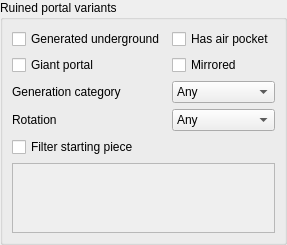
         <widget class="QWidget" name="pagePortal">
          <layout class="QGridLayout" name="gridLayoutPortal">
           <property name="leftMargin">
            <number>0</number>
           </property>
           <property name="topMargin">
            <number>0</number>
           </property>
           <property name="rightMargin">
            <number>0</number>
           </property>
           <property name="bottomMargin">
            <number>0</number>
           </property>
           <item row="0" column="0">
            <widget class="QGroupBox" name="groupBoxPortal">
             <property name="title">
              <string>Ruined portal variants</string>
              </property>
              <layout class="QGridLayout" name="gridLayoutPortal2">
               <item row="0" column="0">
                <widget class="QCheckBox" name="checkPortalUnderground">
                 <property name="toolTip">
                  <string>Partially checked: required; checked: forbidden; unchecked: ignored.</string>
                 </property>
                 <property name="text">
                  <string>Generated underground</string>
                 </property>
                 <property name="tristate">
                  <bool>true</bool>
                 </property>
                </widget>
               </item>
               <item row="0" column="1">
                <widget class="QCheckBox" name="checkPortalAirpocket">
                 <property name="toolTip">
                  <string>Partially checked: required; checked: forbidden; unchecked: ignored.</string>
                 </property>
                 <property name="text">
                  <string>Has air pocket</string>
                 </property>
                 <property name="tristate">
                  <bool>true</bool>
                 </property>
                </widget>
               </item>
               <item row="1" column="0">
                <widget class="QCheckBox" name="checkPortalGiant">
                 <property name="toolTip">
                  <string>Partially checked: required; checked: forbidden; unchecked: ignored.</string>
                 </property>
                 <property name="text">
                  <string>Giant portal</string>
                 </property>
                 <property name="tristate">
                  <bool>true</bool>
                 </property>
                </widget>
               </item>
               <item row="1" column="1">
                <widget class="QCheckBox" name="checkPortalMirrored">
                 <property name="toolTip">
                  <string>Partially checked: required; checked: forbidden; unchecked: ignored.</string>
                 </property>
                 <property name="text">
                  <string>Mirrored</string>
                 </property>
                 <property name="tristate">
                  <bool>true</bool>
                 </property>
                </widget>
               </item>
               <item row="2" column="0">
                <widget class="QLabel" name="labelPortalCategory">
                 <property name="text">
                  <string>Generation category</string>
                 </property>
                </widget>
               </item>
               <item row="2" column="1">
                <widget class="QComboBox" name="comboPortalCategory">
                 <item>
                  <property name="text">
                   <string>Any</string>
                  </property>
                 </item>
                 <item>
                  <property name="text">
                   <string>Standard</string>
                  </property>
                 </item>
                 <item>
                  <property name="text">
                   <string>Desert</string>
                  </property>
                 </item>
                 <item>
                  <property name="text">
                   <string>Jungle</string>
                  </property>
                 </item>
                 <item>
                  <property name="text">
                   <string>Swamp</string>
                  </property>
                 </item>
                 <item>
                  <property name="text">
                   <string>Mountain</string>
                  </property>
                 </item>
                 <item>
                  <property name="text">
                   <string>Ocean</string>
                  </property>
                 </item>
                 <item>
                  <property name="text">
                   <string>Nether</string>
                  </property>
                 </item>
                </widget>
               </item>
               <item row="3" column="0">
                <widget class="QLabel" name="labelPortalRotation">
                 <property name="text">
                  <string>Rotation</string>
                 </property>
                </widget>
               </item>
               <item row="3" column="1">
                <widget class="QComboBox" name="comboPortalRotation">
                 <item>
                  <property name="text">
                   <string>Any</string>
                  </property>
                 </item>
                 <item>
                  <property name="text">
                   <string>0°</string>
                  </property>
                 </item>
                 <item>
                  <property name="text">
                   <string>90°</string>
                  </property>
                 </item>
                 <item>
                  <property name="text">
                   <string>180°</string>
                  </property>
                 </item>
                 <item>
                  <property name="text">
                   <string>270°</string>
                  </property>
                 </item>
                </widget>
               </item>
               <item row="4" column="0" colspan="2">
                <widget class="QCheckBox" name="checkStartPortal">
                 <property name="toolTip">
                  <string>Allow only structures that start with one of the selected pieces</string>
                </property>
                <property name="text">
                 <string>Filter starting piece</string>
                 </property>
                </widget>
               </item>
               <item row="5" column="0" colspan="2">
                <widget class="QScrollArea" name="scrollPortalPieces">
                <property name="widgetResizable">
                 <bool>true</bool>
                </property>
                <widget class="QWidget" name="scrollPortalPiecesContents">
                 <layout class="QVBoxLayout" name="verticalLayout_3_3">
                  <item>
                   <layout class="QGridLayout" name="gridPortalPieces"/>
                  </item>
                 </layout>
                </widget>
               </widget>
              </item>
             </layout>
            </widget>
           </item>
          </layout>
         </widget>
